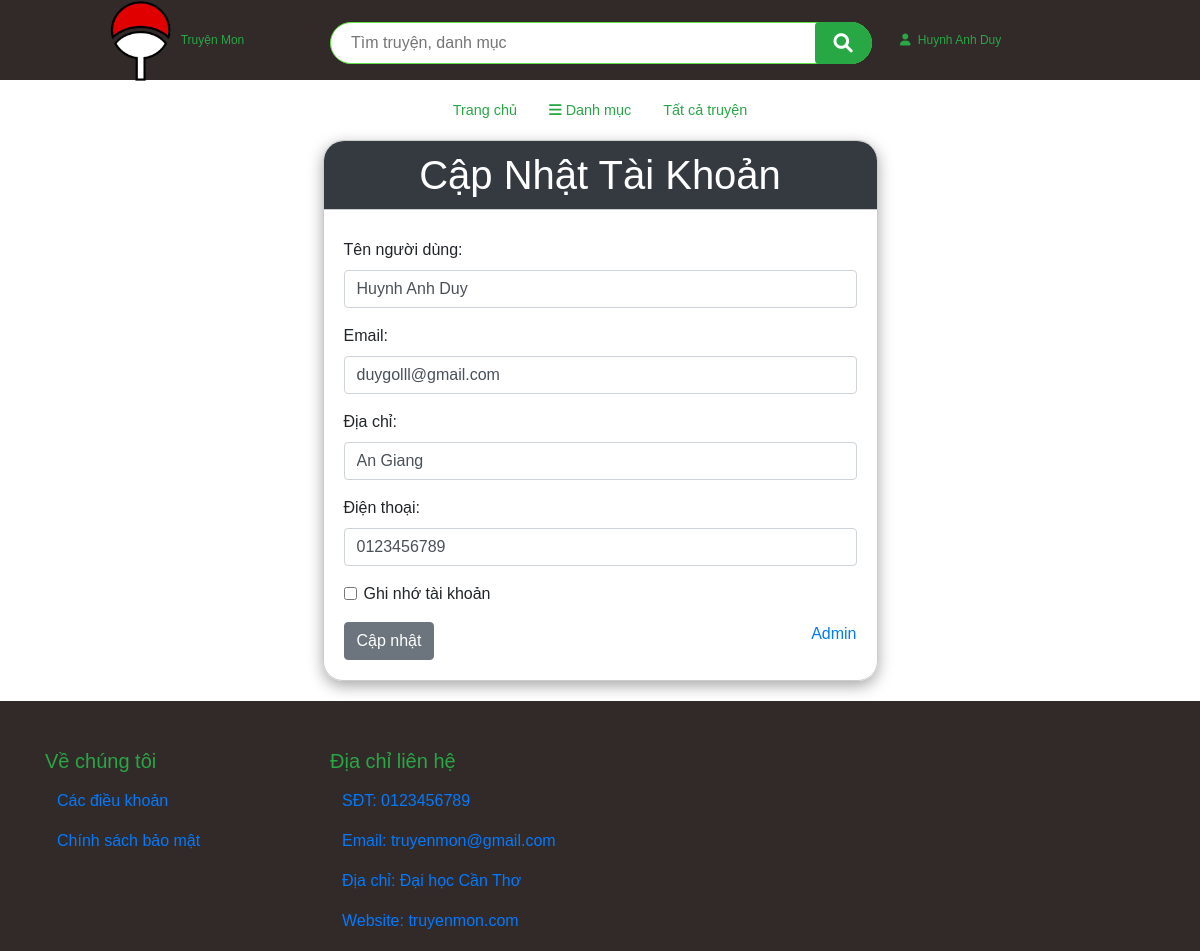
/index.php?act=capnhattk&user=Huynh Anh Duy (signed in), run on the app's committed database.
### tables this page shows
CREATE TABLE `taikhoan` (
  `id_taikhoan` int(4) NOT NULL,
  `hoten` varchar(50) NOT NULL,
  `email` varchar(30) NOT NULL,
  `matkhau` varchar(60) NOT NULL,
  `rule` varchar(10) NOT NULL DEFAULT 'user',
  `address` text NOT NULL,
  `tel` text NOT NULL,
  `delete` int(1) DEFAULT 1
);

### model/pdo.php (called while the page is built, shortened)
<?php
function pdo_get_connection(){
    $dburl = "mysql:host=localhost;dbname=webtech;charset=utf8";
    $username = 'root';
    $password = '';
    $conn = new PDO($dburl, $username, $password);
    $conn->setAttribute(PDO::ATTR_ERRMODE, PDO::ERRMODE_EXCEPTION);
    return $conn;
}
function pdo_query($sql){
    $sql_args = array_slice(func_get_args(), 1);
    try{
        $conn = pdo_get_connection();
        $stmt = $conn->prepare($sql);
        $stmt->execute($sql_args);
        $rows = $stmt->fetchAll();
        return $rows;
    }
    catch(PDOException $e){
        throw $e;
    }
    finally{
        unset($conn);
    }
}

### model/taikhoan.php (called while the page is built, shortened)
<?php
    function getUser($fullname){
        $sql = "select * from `taikhoan` where `hoten`='$fullname'";
        return pdo_query($sql);
    }

### view/capnhattk.php (the view, shortened to what this page needs)
<div class="container">
        <div class="book-container">
            <div class="book-box-login">
                <h1 class="title-login bg-dark text-white">Cập Nhật Tài Khoản</h1>
                <?php
                    if(isset($_SESSION['id_user'])){
                        $id_user= $_SESSION['id_user'];
                    }
                ?>
                <form id="form-register" method="post" action="index.php?act=capnhattk&id=<?=$id_user?>" enctype="multipart/form-data">
                    <div class="form-group">
                        <label for="namelogin">Tên người dùng:</label>
                        <input type="text" class="form-control" id="username" name="username" value="<?=$hoten?>">
                      </div>
                    <div class="form-group">
                      <label for="exampleInputEmail1">Email:</label>
                      <input type="email" class="form-control" id="email" name="email" value="<?=$email?>" aria-describedby="emailHelp">
                    </div>
                    <div class="form-group">
                      <label for="exampleInputPassword1">Địa chỉ:</label>
                      <input type="text" class="form-control" name="address" value="<?=$address?>" id="" placeholder="Địa chỉ">
                    </div>
                    <div class="form-group">
                      <label for="exampleInputPassword1">Điện thoại:</label>
                      <input type="text" class="form-control" name="tel" value="<?=$tel?>" id="" placeholder="Số điện thoại">
                    </div>
                    <div class="form-group form-check">
                      <input type="checkbox" class="form-check-input" id="exampleCheck1">
                      <label class="form-check-label" for="exampleCheck1">Ghi nhớ tài khoản</label>
                    </div>
                    <input type="submit" value="Cập nhật" name="capnhat" class="btn btn-secondary">
                        <?php if($rule=='admin'){ ?>
                            <a href="admin/index.php?act=dskh" class="float-right">Admin</a>
                        <?php }?>
                  </form>
            </div>
        </div>
    </div>

### view/css/style.css (style rules this page uses)
* { box-sizing: border-box; font-family: Arial, Helvetica, sans-serif; }
.book-container { margin-bottom: 20px; }
.book-box-login { width: 50%; border: 1px #ccc solid; border-radius: 20px; margin: auto; box-shadow: rgba(0, 0, 0, 0.35) 0px 5px 15px; }
.book-box-login form { padding: 20px; }
.book-box-login h1 { border-bottom: 1px #ccc solid; text-align: center; padding: 10px 0; border-top-left-radius: 20px; border-top-right-radius: 20px; }

### data on the page
taikhoan: username "Huynh Anh Duy", email "duygolll@gmail.com", address "An Giang", tel "0123456789"

### other printed values
$user "Huynh Anh Duy"
